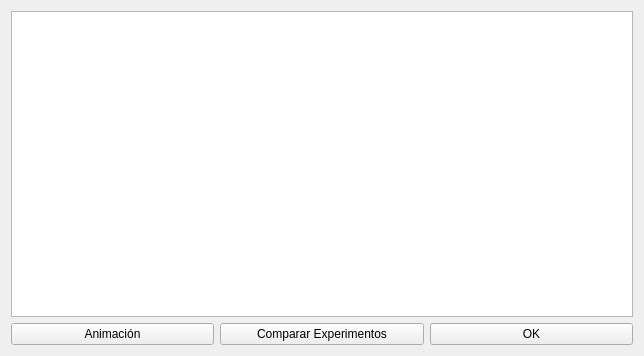
<?xml version="1.0" encoding="UTF-8"?>
<ui version="4.0">
 <class>MainWindow</class>
 <widget class="QMainWindow" name="MainWindow">
  <property name="geometry">
   <rect>
    <x>0</x>
    <y>0</y>
    <width>644</width>
    <height>356</height>
   </rect>
  </property>
  <property name="windowTitle">
   <string>MainWindow</string>
  </property>
  <widget class="QWidget" name="centralWidget">
   <layout class="QGridLayout" name="gridLayout">
    <item row="0" column="1">
     <widget class="QGraphicsView" name="graphicsView"/>
    </item>
    <item row="2" column="1" rowspan="3">
     <layout class="QHBoxLayout" name="horizontalLayout">
      <item>
       <widget class="QPushButton" name="pushButton">
        <property name="text">
         <string>Animación</string>
        </property>
       </widget>
      </item>
      <item>
       <widget class="QPushButton" name="pushButton_3">
        <property name="text">
         <string>Comparar Experimentos</string>
        </property>
       </widget>
      </item>
      <item>
       <widget class="QPushButton" name="pushButton_2">
        <property name="text">
         <string>OK</string>
        </property>
       </widget>
      </item>
     </layout>
    </item>
   </layout>
  </widget>
 </widget>
 <layoutdefault spacing="6" margin="11"/>
 <resources/>
 <connections/>
</ui>
